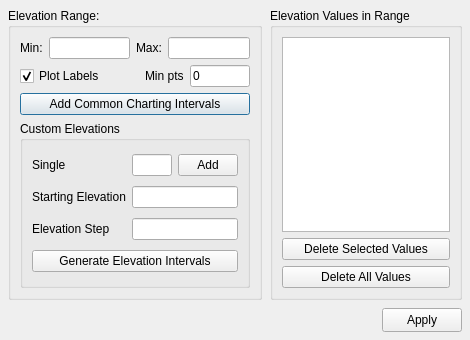
<?xml version="1.0" encoding="UTF-8"?>
<ui version="4.0">
 <class>ContourDialog</class>
 <widget class="QDialog" name="ContourDialog">
  <property name="geometry">
   <rect>
    <x>0</x>
    <y>0</y>
    <width>470</width>
    <height>340</height>
   </rect>
  </property>
  <property name="windowTitle">
   <string>contouring</string>
  </property>
  <layout class="QVBoxLayout" name="mainVerticalLayout">
   <property name="spacing">
    <number>8</number>
   </property>
   <property name="margin" stdset="0">
    <number>8</number>
   </property>
   <item>
    <layout class="QHBoxLayout" name="horizontalLayout_top">
     <item>
      <widget class="QGroupBox" name="gb_range">
       <property name="title">
        <string>Elevation Range:</string>
       </property>
       <layout class="QVBoxLayout" name="verticalLayout_left">
        <item>
         <layout class="QHBoxLayout" name="horizontalLayout_minmax">
          <item>
           <widget class="QLabel" name="lb_min"><property name="text"><string>Min:</string></property></widget>
          </item>
          <item>
           <widget class="QLineEdit" name="edit_Zmin">
            <property name="readOnly"><bool>true</bool></property>
            <property name="toolTip"><string>Minimum z of the grid being contoured</string></property>
           </widget>
          </item>
          <item>
           <widget class="QLabel" name="lb_max"><property name="text"><string>Max:</string></property></widget>
          </item>
          <item>
           <widget class="QLineEdit" name="edit_Zmax">
            <property name="readOnly"><bool>true</bool></property>
            <property name="toolTip"><string>Maximum z of the grid being contoured</string></property>
           </widget>
          </item>
         </layout>
        </item>
        <item>
         <layout class="QHBoxLayout" name="horizontalLayout_opts">
          <item>
           <widget class="QCheckBox" name="check_plotLabels">
            <property name="text"><string>Plot Labels</string></property>
            <property name="toolTip"><string>Annotate each contour line with its elevation</string></property>
            <property name="checked"><bool>true</bool></property>
           </widget>
          </item>
          <item>
           <spacer name="horizontalSpacer_opts">
            <property name="orientation"><enum>Qt::Orientation::Horizontal</enum></property>
            <property name="sizeHint" stdset="0"><size><width>20</width><height>20</height></size></property>
           </spacer>
          </item>
          <item>
           <widget class="QLabel" name="lb_minpts"><property name="text"><string>Min pts</string></property></widget>
          </item>
          <item>
           <widget class="QLineEdit" name="edit_minNpts">
            <property name="maximumSize"><size><width>60</width><height>16777215</height></size></property>
            <property name="text"><string>0</string></property>
            <property name="toolTip"><string>Do not plot contours with less than this number of vertex.</string></property>
           </widget>
          </item>
         </layout>
        </item>
        <item>
         <widget class="QPushButton" name="push_GuessIntervals">
          <property name="text"><string>Add Common Charting Intervals</string></property>
          <property name="toolTip"><string>Fill the list with round elevation intervals spanning the grid's range</string></property>
         </widget>
        </item>
        <item>
         <widget class="QGroupBox" name="gb_custom">
          <property name="title">
           <string>Custom Elevations</string>
          </property>
          <layout class="QGridLayout" name="gridLayout_custom">
           <item row="0" column="0">
            <widget class="QLabel" name="lb_single"><property name="text"><string>Single</string></property></widget>
           </item>
           <item row="0" column="1">
            <widget class="QLineEdit" name="edit_SingleElev">
             <property name="toolTip"><string>One elevation value to add to the list</string></property>
            </widget>
           </item>
           <item row="0" column="2">
            <widget class="QPushButton" name="push_Add">
             <property name="minimumSize"><size><width>60</width><height>0</height></size></property>
             <property name="text"><string>Add</string></property>
            </widget>
           </item>
           <item row="1" column="0">
            <widget class="QLabel" name="lb_start"><property name="text"><string>Starting Elevation</string></property></widget>
           </item>
           <item row="1" column="1" colspan="2">
            <widget class="QLineEdit" name="edit_StartElev">
             <property name="toolTip"><string>First elevation of the generated series</string></property>
            </widget>
           </item>
           <item row="2" column="0">
            <widget class="QLabel" name="lb_step"><property name="text"><string>Elevation Step</string></property></widget>
           </item>
           <item row="2" column="1" colspan="2">
            <widget class="QLineEdit" name="edit_ElevStep">
             <property name="toolTip"><string>Step between elevations. Negative steps run down to the grid's minimum.</string></property>
            </widget>
           </item>
           <item row="3" column="0" colspan="3">
            <widget class="QPushButton" name="push_GenerateIntervals">
             <property name="text"><string>Generate Elevation Intervals</string></property>
            </widget>
           </item>
          </layout>
         </widget>
        </item>
       </layout>
      </widget>
     </item>
     <item>
      <widget class="QGroupBox" name="gb_values">
       <property name="title">
        <string>Elevation Values in Range</string>
       </property>
       <layout class="QVBoxLayout" name="verticalLayout_right">
        <item>
         <widget class="QListWidget" name="listbox_ElevValues">
          <property name="minimumSize"><size><width>150</width><height>0</height></size></property>
          <property name="selectionMode"><enum>QAbstractItemView::SelectionMode::ExtendedSelection</enum></property>
         </widget>
        </item>
        <item>
         <widget class="QPushButton" name="push_DeleteSelected">
          <property name="text"><string>Delete Selected Values</string></property>
         </widget>
        </item>
        <item>
         <widget class="QPushButton" name="push_DeleteAll">
          <property name="text"><string>Delete All Values</string></property>
         </widget>
        </item>
       </layout>
      </widget>
     </item>
    </layout>
   </item>
   <item>
    <layout class="QHBoxLayout" name="horizontalLayout_buttons">
     <item>
      <spacer name="buttonsSpacer">
       <property name="orientation"><enum>Qt::Orientation::Horizontal</enum></property>
       <property name="sizeHint" stdset="0"><size><width>40</width><height>20</height></size></property>
      </spacer>
     </item>
     <item>
      <widget class="QPushButton" name="push_Apply">
       <property name="minimumSize"><size><width>80</width><height>24</height></size></property>
       <property name="text"><string>Apply</string></property>
      </widget>
     </item>
    </layout>
   </item>
  </layout>
 </widget>
 <resources/>
 <connections/>
</ui>
